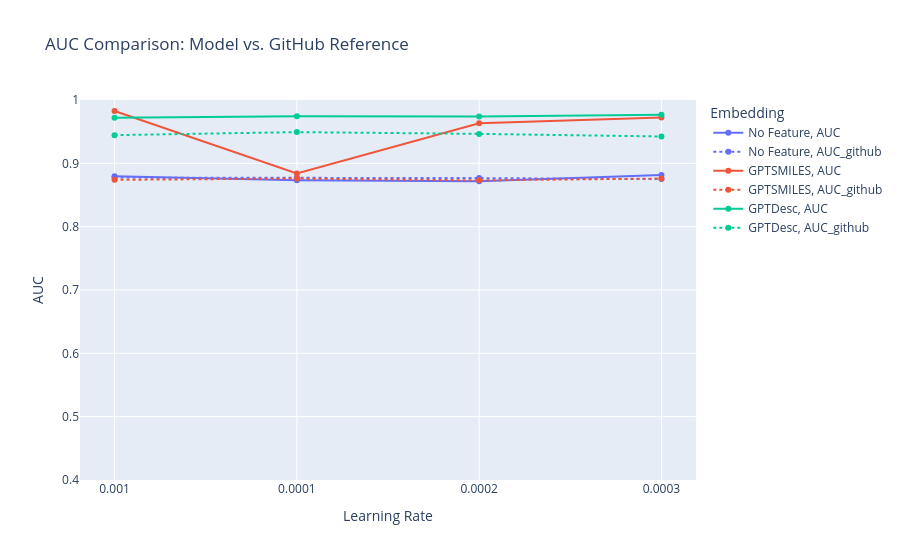

The code cell stored with this chart in its notebook:
### Code cell
import plotly.express as px
import pandas as pd

# Prepare AUC_github for plotting
AUC_github_long = AUC_github.melt(id_vars='Embedding', var_name='Learning Rate', value_name='AUC')
AUC_github_long['Source'] = 'AUC_github'

# Prepare AUC for plotting
AUC_long = AUC.melt(id_vars='Embedding', var_name='Learning Rate', value_name='AUC')
AUC_long['Source'] = 'AUC'

# Combine both for plotting
plot_df = pd.concat([AUC_long, AUC_github_long], ignore_index=True)

fig = px.line(
    plot_df,
    x='Learning Rate',
    y='AUC',
    color='Embedding',
    line_dash='Source',
    markers=True,
    title='AUC Comparison: Model vs. GitHub Reference',
    hover_data=['Source']
)
fig.update_layout(
    yaxis=dict(range=[0.4, 1]),
    xaxis_title='Learning Rate',
    yaxis_title='AUC',
    legend_title_text='Embedding'
)
fig.show()

### Figure 1 — Plotly figure (JSON) as saved in the notebook; plotly's stock layout.template omitted (floating-point values rounded to 4 significant figures)
{"data": [{"customdata": [["AUC"], ["AUC"], ["AUC"], ["AUC"]], "hovertemplate": "Embedding=No Feature<br>Source=%{customdata[0]}<br>Learning Rate=%{x}<br>AUC=%{y}<extra></extra>", "legendgroup": "No Feature, AUC", "line": {"color": "#636efa", "dash": "solid"}, "marker": {"symbol": "circle"}, "mode": "lines+markers", "name": "No Feature, AUC", "orientation": "v", "showlegend": true, "type": "scatter", "x": ["0.001", "0.0001", "0.0002", "0.0003"], "xaxis": "x", "y": [0.8795, 0.8733, 0.8716, 0.8816], "yaxis": "y"}, {"customdata": [["AUC_github"], ["AUC_github"], ["AUC_github"], ["AUC_github"]], "hovertemplate": "Embedding=No Feature<br>Source=%{customdata[0]}<br>Learning Rate=%{x}<br>AUC=%{y}<extra></extra>", "legendgroup": "No Feature, AUC_github", "line": {"color": "#636efa", "dash": "dot"}, "marker": {"symbol": "circle"}, "mode": "lines+markers", "name": "No Feature, AUC_github", "orientation": "v", "showlegend": true, "type": "scatter", "x": ["0.001", "0.0001", "0.0002", "0.0003"], "xaxis": "x", "y": [0.8775, 0.8773, 0.8767, 0.8751], "yaxis": "y"}, {"customdata": [["AUC"], ["AUC"], ["AUC"], ["AUC"]], "hovertemplate": "Embedding=GPTSMILES<br>Source=%{customdata[0]}<br>Learning Rate=%{x}<br>AUC=%{y}<extra></extra>", "legendgroup": "GPTSMILES, AUC", "line": {"color": "#EF553B", "dash": "solid"}, "marker": {"symbol": "circle"}, "mode": "lines+markers", "name": "GPTSMILES, AUC", "orientation": "v", "showlegend": true, "type": "scatter", "x": ["0.001", "0.0001", "0.0002", "0.0003"], "xaxis": "x", "y": [0.9827, 0.8841, 0.9631, 0.9723], "yaxis": "y"}, {"customdata": [["AUC_github"], ["AUC_github"], ["AUC_github"], ["AUC_github"]], "hovertemplate": "Embedding=GPTSMILES<br>Source=%{customdata[0]}<br>Learning Rate=%{x}<br>AUC=%{y}<extra></extra>", "legendgroup": "GPTSMILES, AUC_github", "line": {"color": "#EF553B", "dash": "dot"}, "marker": {"symbol": "circle"}, "mode": "lines+markers", "name": "GPTSMILES, AUC_github", "orientation": "v", "showlegend": true, "type": "scatter", "x": ["0.001", "0.0001", "0.0002", "0.0003"], "xaxis": "x", "y": [0.8739, 0.876, 0.8731, 0.876], "yaxis": "y"}, {"customdata": [["AUC"], ["AUC"], ["AUC"], ["AUC"]], "hovertemplate": "Embedding=GPTDesc<br>Source=%{customdata[0]}<br>Learning Rate=%{x}<br>AUC=%{y}<extra></extra>", "legendgroup": "GPTDesc, AUC", "line": {"color": "#00cc96", "dash": "solid"}, "marker": {"symbol": "circle"}, "mode": "lines+markers", "name": "GPTDesc, AUC", "orientation": "v", "showlegend": true, "type": "scatter", "x": ["0.001", "0.0001", "0.0002", "0.0003"], "xaxis": "x", "y": [0.9721, 0.9744, 0.974, 0.9769], "yaxis": "y"}, {"customdata": [["AUC_github"], ["AUC_github"], ["AUC_github"], ["AUC_github"]], "hovertemplate": "Embedding=GPTDesc<br>Source=%{customdata[0]}<br>Learning Rate=%{x}<br>AUC=%{y}<extra></extra>", "legendgroup": "GPTDesc, AUC_github", "line": {"color": "#00cc96", "dash": "dot"}, "marker": {"symbol": "circle"}, "mode": "lines+markers", "name": "GPTDesc, AUC_github", "orientation": "v", "showlegend": true, "type": "scatter", "x": ["0.001", "0.0001", "0.0002", "0.0003"], "xaxis": "x", "y": [0.9445, 0.9493, 0.9465, 0.9424], "yaxis": "y"}], "layout": {"legend": {"title": {"text": "Embedding"}, "tracegroupgap": 0}, "title": {"text": "AUC Comparison: Model vs. GitHub Reference"}, "xaxis": {"anchor": "y", "domain": [0, 1], "title": {"text": "Learning Rate"}}, "yaxis": {"anchor": "x", "domain": [0, 1], "range": [0.4, 1], "title": {"text": "AUC"}}}}
